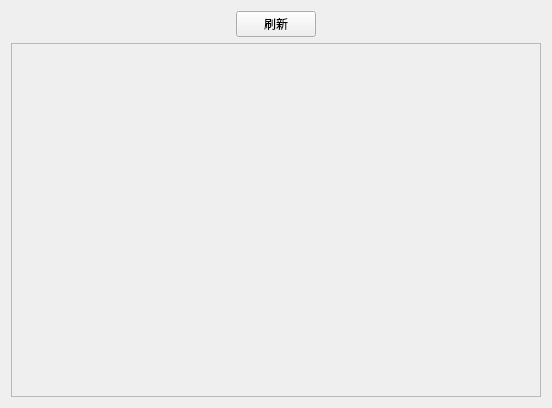
<?xml version="1.0" encoding="UTF-8"?>
<ui version="4.0">
 <class>Widget</class>
 <widget class="QWidget" name="Widget">
  <property name="geometry">
   <rect>
    <x>0</x>
    <y>0</y>
    <width>552</width>
    <height>408</height>
   </rect>
  </property>
  <property name="windowTitle">
   <string>Widget</string>
  </property>
  <layout class="QHBoxLayout" name="horizontalLayout_3">
   <item>
    <layout class="QVBoxLayout" name="verticalLayout">
     <item>
      <layout class="QHBoxLayout" name="horizontalLayout">
       <item>
        <spacer name="horizontalSpacer">
         <property name="orientation">
          <enum>Qt::Horizontal</enum>
         </property>
         <property name="sizeHint" stdset="0">
          <size>
           <width>40</width>
           <height>20</height>
          </size>
         </property>
        </spacer>
       </item>
       <item>
        <widget class="QPushButton" name="pushButton">
         <property name="text">
          <string>刷新</string>
         </property>
        </widget>
       </item>
       <item>
        <spacer name="horizontalSpacer_2">
         <property name="orientation">
          <enum>Qt::Horizontal</enum>
         </property>
         <property name="sizeHint" stdset="0">
          <size>
           <width>40</width>
           <height>20</height>
          </size>
         </property>
        </spacer>
       </item>
      </layout>
     </item>
     <item>
      <widget class="QScrollArea" name="scrollArea">
       <property name="widgetResizable">
        <bool>true</bool>
       </property>
       <widget class="QWidget" name="scrollAreaWidgetContents">
        <property name="geometry">
         <rect>
          <x>0</x>
          <y>0</y>
          <width>530</width>
          <height>347</height>
         </rect>
        </property>
        <layout class="QHBoxLayout" name="horizontalLayout_2">
         <item>
          <layout class="QGridLayout" name="gridLayout"/>
         </item>
        </layout>
       </widget>
      </widget>
     </item>
    </layout>
   </item>
  </layout>
 </widget>
 <resources/>
 <connections/>
</ui>
